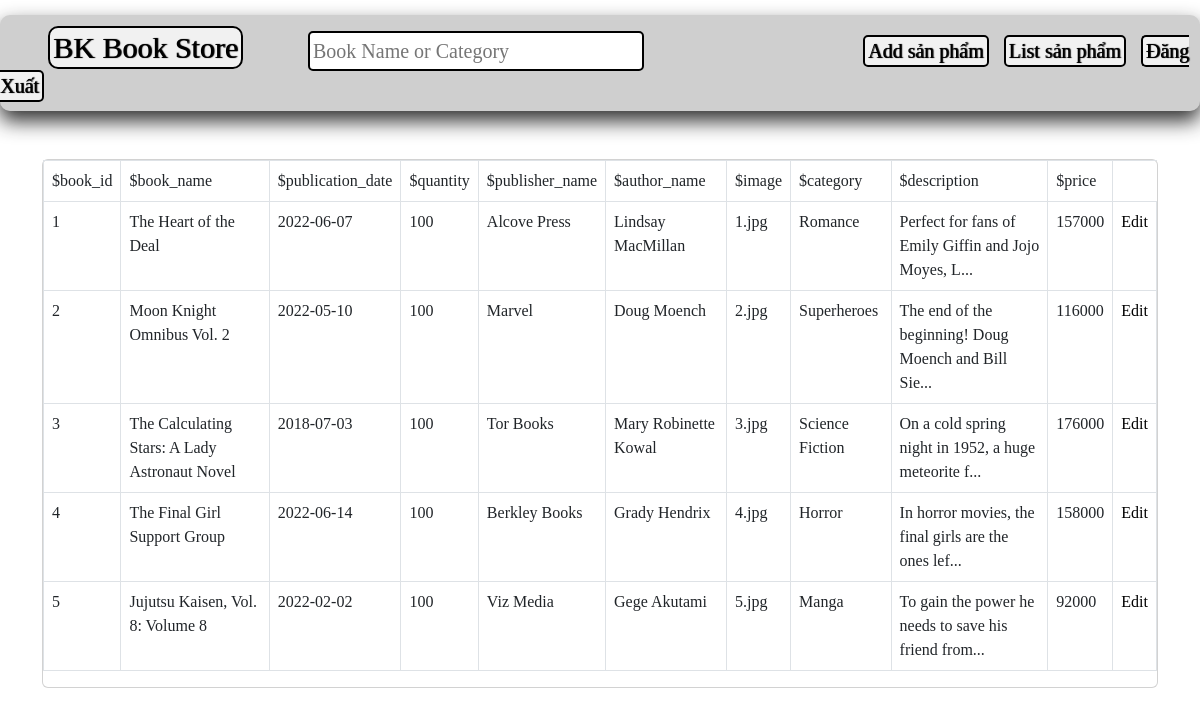
The app's page /sanpham/them.php (signed in) with its own data.
### tables this page shows
CREATE TABLE Book(
book_id  int AUTO_INCREMENT, primary key(book_id) ,  
book_name varchar(255),
price int,
publication_date date,
quantity int,
publisher_name varchar(255),
author_name varchar(255),
image varchar(255),
category varchar(255),
description varchar(2000),
check (quantity>0)  
);

### sanpham/them.php (the view, shortened to what this page needs)
<?php
global $conn;
$query = " select * from Book ";
$result = mysqli_query($conn,$query);
?>
<!DOCTYPE html>
<html lang="en">
<head>
    <link href="https://cdn.jsdelivr.net/npm/bootstrap@5.2.0-beta1/dist/css/bootstrap.min.css" rel="stylesheet">
    <link rel="stylesheet" href="../css/home_index.css">
</head>
</head>
<body >
<?php
$user= (isset($_SESSION['admin'])) ? $_SESSION['admin']: [];
?>
<div class="menu cha" id="menu" style="margin-top:15px;height:unset " >
    <div class="page_name box_shadow"><a href="index.php">BK Book Store</a></div>
    <form action=".#" id="search">
        <input type="search" name="s" id="search_text" placeholder="Book Name or Category" style="height:unset">
    </form>
    <div class="chuc_nang box_shadow"><a href="index.php">Add sản phẩm</a></div>
    <div class="chuc_nang box_shadow"><a href="../page1.php">List sản phẩm</a></div>
    <?php
    if(isset($user['account'])){
        ?>
        <div class="chuc_nang box_shadow"><a href="logout.php">Đăng Xuất</a></div>
    <?php } else {?>
        <div class="chuc_nang box_shadow"><a href="login.php">Đăng Nhập</a></div>
    <?php }?>
</div>
<div class="container">
    <div class="row">
        <div class="col m-auto">
            <div class="card mt-5">
                <table class="table table-bordered">
                    <tr>
                        <td> $book_id</td>
                        <td> $book_name </td>
                        <td> $publication_date </td>
                        <td> $quantity  </td>
                        <td> $publisher_name </td>
                        <td> $author_name </td>
                        <td> $image </td>
                        <td> $category </td>
                        <td> $description </td>
                        <td> $price</td>
                    </tr>
                    <?php
                    while($row=mysqli_fetch_array($result))
                    {
                        $book_id = $row['book_id'];
                        $book_name = $row['book_name'];
                        $price = $row['price'];
                        $publication_date = $row['publication_date'];
                        $quantity = $row['quantity'];
                        $publisher_name = $row['publisher_name'];
                        $author_name = $row['author_name'];
                        $image = $row['image'];
                        $category = $row['category'];
                        $description = $row['description'];
                        ?>
                        <tr>
                            <td><?php echo $book_id ?></td>
                            <td><?php echo $book_name ?></td>
                            <td><?php echo $publication_date?></td>
                            <td><?php echo $quantity ?></td>
                            <td><?php echo $publisher_name ?></td>
                            <td><?php echo $author_name ?></td>
                            <td><?php echo $image ?></td>
                            <td><?php echo $category ?></td>
                            <td><?php echo substr($description,0,50)."..." ?></td>
                            <td><?php echo $price ?></td>
                            <td><a href="edit.php?GetID=<?php echo $book_id ?>">Edit</a></td>
                        </tr>
                        <?php
                    }
                    ?>
                </table>
            </div>
        </div>
    </div>
</div>
</body>
</html>

### css/home_index.css (style rules this page uses)
* { padding: 0; margin: 0; font-family: 'Times New Roman', Times, serif; }
a { text-decoration: none; color: rgb(0, 0, 0); }
body { background-image: url("../Home/image/BG_home.jpg"); background-size: auto; }
#menu { width: 100%; height: 100%; background-color: #18181835; font-family: 'Times New Roman', Times, serif; font-size: 20px; padding-top: 10px; padding-bottom: 10px; border-radius: 10px; box-shadow: 0px 10px 20px rgba(26, 26, 26, 0.897) ; }
.page_name { display: inline; margin-left: 4%; font-size: 30px; padding: 3px; border-radius: 10px; background-color: rgba(255, 255, 255, 0.719); border: 2px solid black; text-shadow: 1px 0px 1px black; }
form#search { display: inline-block; max-width: 100%; font-size: 100%; width: 40%; margin: auto 5%; }
#search_text { border: 2px solid; height: 50%; width: 70%; border-radius: 5px; padding: 3px; }
div.chuc_nang { background-color: rgba(255, 255, 255, 0.719); padding: 3px; border-radius: 5px; border: 2px solid black; display:inline; margin-left: 10px; text-shadow: 1px 0px 1px black; }

### records on screen
book: book_id "1", book_name "The Heart of the Deal", publication_date "2022-06-07", quantity "100", publisher_name "Alcove Press", author_name "Lindsay MacMillan", image "1.jpg", category "Romance", description "Perfect for fans of Emily Giffin and Jojo Moyes, L", price "157000"
book: book_id "2", book_name "Moon Knight Omnibus Vol. 2", publication_date "2022-05-10", quantity "100", publisher_name "Marvel", author_name "Doug Moench", image "2.jpg", category "Superheroes", description "The end of the beginning! Doug Moench and Bill Sie", price "116000"
book: book_id "3", book_name "The Calculating Stars: A Lady Astronaut Novel", publication_date "2018-07-03", quantity "100", publisher_name "Tor Books", author_name "Mary Robinette Kowal", image "3.jpg", category "Science Fiction", description "On a cold spring night in 1952, a huge meteorite f", price "176000"
book: book_id "4", book_name "The Final Girl Support Group", publication_date "2022-06-14", quantity "100", publisher_name "Berkley Books", author_name "Grady Hendrix", image "4.jpg", category "Horror", description "In horror movies, the final girls are the ones lef", price "158000"
book: book_id "5", book_name "Jujutsu Kaisen, Vol. 8: Volume 8", publication_date "2022-02-02", quantity "100", publisher_name "Viz Media", author_name "Gege Akutami", image "5.jpg", category "Manga", description "To gain the power he needs to save his friend from", price "92000"
